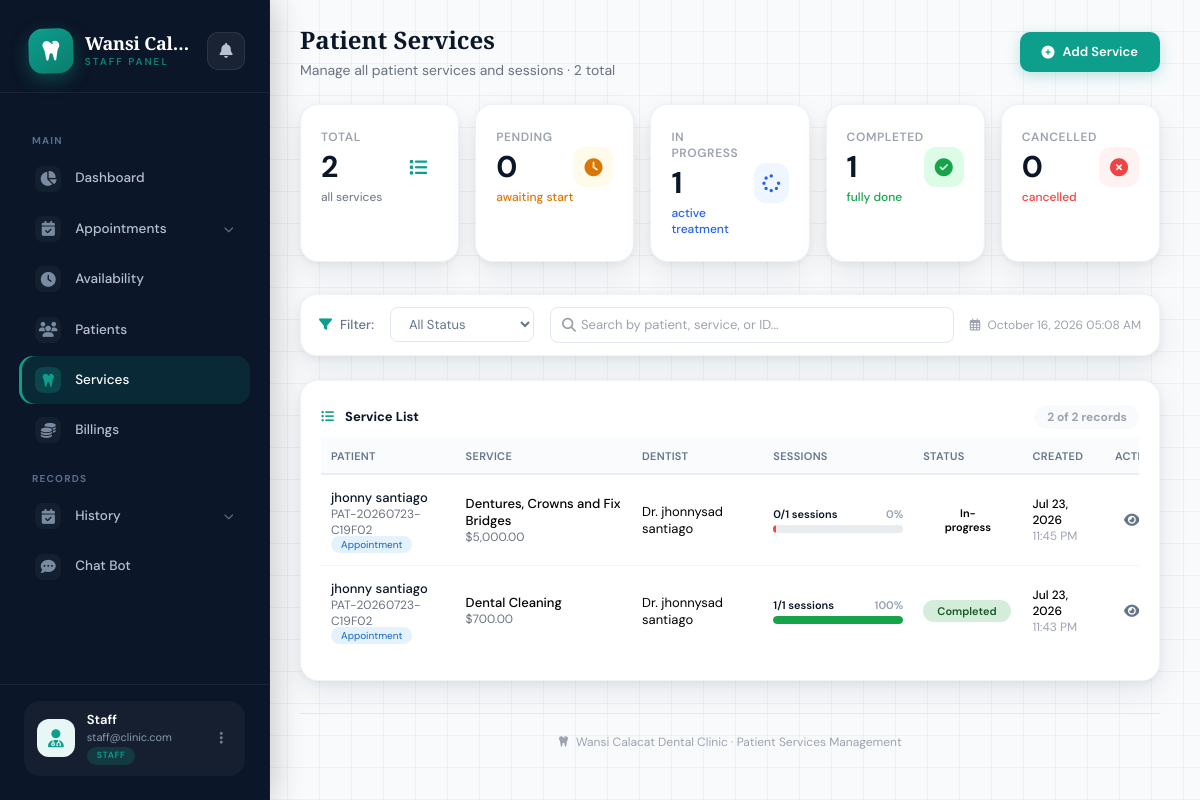
Page /pages/staff/patient_services.php on the committed database.
### tables this page shows
CREATE TABLE `patient_services` (
  `id` int NOT NULL AUTO_INCREMENT,
  `patient_id` int NOT NULL,
  `service_id` int NOT NULL,
  `dentist_id` int NOT NULL,
  `session_count` int NOT NULL DEFAULT '1',
  `total_sessions` int NOT NULL DEFAULT '1',
  `completed_sessions` int DEFAULT '0',
  `status` enum('pending','in-progress','completed','cancelled') DEFAULT 'pending',
  `appointment_date` datetime DEFAULT NULL,
  `notes` text,
  `created_at` timestamp NULL DEFAULT CURRENT_TIMESTAMP,
  `updated_at` timestamp NULL DEFAULT CURRENT_TIMESTAMP ON UPDATE CURRENT_TIMESTAMP,
  PRIMARY KEY (`id`),
  KEY `patient_id` (`patient_id`),
  KEY `service_id` (`service_id`),
  KEY `dentist_id` (`dentist_id`)
);

CREATE TABLE `patients` (
  `id` int NOT NULL AUTO_INCREMENT,
  `patient_id` varchar(50) NOT NULL,
  `full_name` varchar(150) NOT NULL,
  `age` int DEFAULT NULL,
  `gender` enum('Male','Female','Other','Prefer not to say') DEFAULT NULL,
  `phone` varchar(20) NOT NULL,
  `email` varchar(100) DEFAULT NULL,
  `address` text,
  `status` enum('active','inactive','pending') DEFAULT 'pending',
  `created_at` timestamp NULL DEFAULT CURRENT_TIMESTAMP,
  `updated_at` timestamp NULL DEFAULT CURRENT_TIMESTAMP ON UPDATE CURRENT_TIMESTAMP,
  `source` enum('walkin','appointment') DEFAULT 'walkin',
  `appointment_id` int DEFAULT NULL,
  PRIMARY KEY (`id`),
  UNIQUE KEY `patient_id` (`patient_id`),
  KEY `idx_patient_id` (`patient_id`),
  KEY `idx_full_name` (`full_name`),
  KEY `idx_phone` (`phone`),
  KEY `idx_email` (`email`),
  KEY `idx_status` (`status`),
  KEY `idx_source` (`source`),
  KEY `idx_appointment_id` (`appointment_id`)
);

CREATE TABLE `services` (
  `id` int NOT NULL AUTO_INCREMENT,
  `title` varchar(150) NOT NULL,
  `description` varchar(255) NOT NULL,
  `icon` varchar(50) NOT NULL DEFAULT 'fa-tooth',
  `duration` varchar(50) NOT NULL DEFAULT '30 min',
  `price` decimal(10,2) NOT NULL DEFAULT '0.00',
  `sort_order` int NOT NULL DEFAULT '0',
  `is_active` tinyint(1) NOT NULL DEFAULT '1',
  `image` varchar(255) DEFAULT NULL,
  `created_at` timestamp NULL DEFAULT CURRENT_TIMESTAMP,
  PRIMARY KEY (`id`)
);

CREATE TABLE `dentists` (
  `id` int NOT NULL AUTO_INCREMENT,
  `first_name` varchar(100) NOT NULL,
  `last_name` varchar(100) NOT NULL,
  `specialization` varchar(200) DEFAULT NULL,
  `email` varchar(100) NOT NULL,
  `phone` varchar(20) DEFAULT NULL,
  `license_number` varchar(50) DEFAULT NULL,
  `years_experience` int DEFAULT '0',
  `bio` text,
  `profile_image` varchar(255) DEFAULT NULL,
  `is_active` tinyint(1) DEFAULT '1',
  `created_at` timestamp NULL DEFAULT CURRENT_TIMESTAMP,
  `updated_at` timestamp NULL DEFAULT CURRENT_TIMESTAMP ON UPDATE CURRENT_TIMESTAMP,
  PRIMARY KEY (`id`),
  UNIQUE KEY `email` (`email`)
);

### pages/staff/patient_services.php (the view, shortened to what this page needs)
<?php
require '../../conn/conn.php';
        ?>
        <?php endif;
$status_filter = isset($_GET['status']) ? $_GET['status'] : '';
$search = isset($_GET['search']) ? $_GET['search'] : '';
$page = isset($_GET['page']) ? (int)$_GET['page'] : 1;
$limit = 10;
$offset = ($page - 1) * $limit;
$sql = "SELECT ps.*,
               p.full_name as patient_name, p.patient_id as patient_code, p.source,
               s.title as service_title, s.price,
               d.first_name as dentist_first, d.last_name as dentist_last,
               COUNT(ses.id) as total_sessions_count,
               SUM(CASE WHEN ses.status = 'completed' THEN 1 ELSE 0 END) as completed_sessions_count
        FROM patient_services ps
        JOIN patients p ON ps.patient_id = p.id
        JOIN services s ON ps.service_id = s.id
        JOIN dentists d ON ps.dentist_id = d.id
        LEFT JOIN service_sessions ses ON ps.id = ses.patient_service_id
        WHERE 1=1";
$count_sql = "SELECT COUNT(DISTINCT ps.id) as total
              FROM patient_services ps
              JOIN patients p ON ps.patient_id = p.id
              JOIN services s ON ps.service_id = s.id
              JOIN dentists d ON ps.dentist_id = d.id
              WHERE 1=1";
$params = [];
$types = "";
$sql .= " GROUP BY ps.id ORDER BY ps.created_at DESC LIMIT ? OFFSET ?";
$params[] = $limit;
$params[] = $offset;
$types .= "ii";
$count_stmt = $conn->prepare($count_sql);
$count_stmt->execute();
$count_result = $count_stmt->get_result();
$total_records = $count_result->fetch_assoc()['total'];
$stmt = $conn->prepare($sql);
if (!empty($params)) {
    $stmt->bind_param($types, ...$params);
}
$stmt->execute();
$result = $stmt->get_result();
$services = $result->fetch_all(MYSQLI_ASSOC);
$total = count($services);
$stats = $conn->query("
    SELECT
        COUNT(*) as total,
        SUM(CASE WHEN status = 'pending' THEN 1 ELSE 0 END) as pending,
        SUM(CASE WHEN status = 'in-progress' THEN 1 ELSE 0 END) as in_progress,
        SUM(CASE WHEN status = 'completed' THEN 1 ELSE 0 END) as completed,
        SUM(CASE WHEN status = 'cancelled' THEN 1 ELSE 0 END) as cancelled
    FROM patient_services
")->fetch_assoc();
include 'ssidebar.php';
?>
<!DOCTYPE html>
<html lang="en">
<head>
    <script src="https://cdn.tailwindcss.com"></script>
    <link rel="stylesheet" href="https://cdnjs.cloudflare.com/ajax/libs/font-awesome/6.4.0/css/all.min.css">
</head>
<body>
<div class="main-content">
    <main class="py-6 px-4">
        <div class="container-modern">
            <div class="flex flex-wrap items-center justify-between gap-4 mb-6">
                <div>
                    <h1 class="text-2xl font-bold text-dark-blue flex items-center gap-3">
                         Patient Services
                    </h1>
                    <p class="text-sm text-gray-500 mt-1">Manage all patient services and sessions · <span id="totalCount"><?= $stats['total'] ?? 0 ?></span> total</p>
                </div>
                <div class="flex flex-wrap gap-2">
                    <button onclick="showCreateModal()" class="btn-primary">
                        <i class="fas fa-plus-circle"></i> Add Service
                    </button>
                </div>
            </div>
            <div class="grid grid-cols-2 lg:grid-cols-5 gap-4 mb-8">
                <div class="stat-card" onclick="filterByStatus('all')">
                    <div class="flex items-center justify-between">
                        <div>
                            <p class="text-xs font-semibold text-gray-400 uppercase tracking-wider">Total</p>
                            <p class="text-3xl font-bold text-dark-blue mt-1"><?= $stats['total'] ?? 0 ?></p>
                            <p class="text-xs text-gray-500 mt-1">all services</p>
                        </div>
                        <div class="stat-icon bg-teal-light text-teal">
                            <i class="fas fa-list"></i>
                        </div>
                    </div>
                </div>
                <div class="stat-card" onclick="filterByStatus('pending')">
                    <div class="flex items-center justify-between">
                        <div>
                            <p class="text-xs font-semibold text-gray-400 uppercase tracking-wider">Pending</p>
                            <p class="text-3xl font-bold text-dark-blue mt-1"><?= $stats['pending'] ?? 0 ?></p>
                            <p class="text-xs text-amber-600 font-medium mt-1">awaiting start</p>
                        </div>
                        <div class="stat-icon bg-amber-50 text-amber-600">
                            <i class="fas fa-clock"></i>
                        </div>
                    </div>
                </div>
                <div class="stat-card" onclick="filterByStatus('in-progress')">
                    <div class="flex items-center justify-between">
                        <div>
                            <p class="text-xs font-semibold text-gray-400 uppercase tracking-wider">In Progress</p>
                            <p class="text-3xl font-bold text-dark-blue mt-1"><?= $stats['in_progress'] ?? 0 ?></p>
                            <p class="text-xs text-blue-600 font-medium mt-1">active treatment</p>
                        </div>
                        <div class="stat-icon bg-blue-50 text-blue-600">
                            <i class="fas fa-spinner"></i>
                        </div>
                    </div>
                </div>
                <div class="stat-card" onclick="filterByStatus('completed')">
                    <div class="flex items-center justify-between">
                        <div>
                            <p class="text-xs font-semibold text-gray-400 uppercase tracking-wider">Completed</p>
                            <p class="text-3xl font-bold text-dark-blue mt-1"><?= $stats['completed'] ?? 0 ?></p>
                            <p class="text-xs text-green-600 font-medium mt-1">fully done</p>
                        </div>
                        <div class="stat-icon bg-green-100 text-green-600">
                            <i class="fas fa-check-circle"></i>
                        </div>
                    </div>
                </div>
                <div class="stat-card" onclick="filterByStatus('cancelled')">
                    <div class="flex items-center justify-between">
                        <div>
                            <p class="text-xs font-semibold text-gray-400 uppercase tracking-wider">Cancelled</p>
                            <p class="text-3xl font-bold text-dark-blue mt-1"><?= $stats['cancelled'] ?? 0 ?></p>
                            <p class="text-xs text-red-500 font-medium mt-1">cancelled</p>
                        </div>
                        <div class="stat-icon bg-red-50 text-red-500">
                            <i class="fas fa-times-circle"></i>
                        </div>
                    </div>
                </div>
            </div>
            <div class="filter-bar">
                <div class="filter-group">
                    <i class="fas fa-filter text-teal"></i>
                    <span class="font-medium">Filter:</span>
                </div>
                <div class="filter-group">
                    <select id="statusFilter" name="status" class="w-36">
                        <option value="all" <?= $status_filter === 'all' || empty($status_filter) ? 'selected' : '' ?>>All Status</option>
                    </select>
                </div>
                <div class="filter-group flex-1 min-w-[200px]">
                    <div class="relative w-full">
                        <i class="fas fa-search absolute left-3 top-1/2 transform -translate-y-1/2 text-gray-400 text-sm"></i>
                        <input type="text" id="searchInput"
                               placeholder="Search by patient, service, or ID..."
                               class="w-full pl-10 pr-4 py-2 border border-gray-200 rounded-lg"
                               style="padding-left:30px !important"
                               value="<?= htmlspecialchars($search) ?>"
                               autocomplete="off">
                    </div>
                </div>
                <span class="text-xs text-gray-400 ml-auto hidden lg:inline">
                    <i class="far fa-calendar-alt mr-1"></i> <?= date('F d, Y h:i A') ?>
                </span>
            </div>
            <div class="dashboard-card">
                <div class="card-title">
                    <span><i class="fas fa-list-ul mr-2 text-teal"></i> Service List</span>
                    <span class="text-xs text-gray-400 bg-gray-50 px-3 py-1 rounded-full" id="recordCount">
                        <?= $total ?> of <?= $total_records ?> records
                    </span>
                </div>
                <div class="table-container">
                    <table class="services-table">
                        <thead>
                            <tr>
                                <th>Patient</th>
                                <th>Service</th>
                                <th>Dentist</th>
                                <th>Sessions</th>
                                <th>Status</th>
                                <th>Created</th>
                                <th class="text-center" style="min-width:100px;">Actions</th>
                            </tr>
                        </thead>
                        <tbody id="servicesBody">
                            <?php if ($total > 0): ?>
                            <?php foreach ($services as $service):
                                $done = (int)($service['completed_sessions_count'] ?? 0);
                                $tot = (int)($service['total_sessions'] ?? 0);
                                $pct = $tot > 0 ? round(($done / $tot) * 100) : 0;
                                $pct = max(0, min(100, $pct));
                                $barClass = $pct >= 100 ? 'done' : ($pct >= 67 ? 'high' : ($pct >= 34 ? 'mid' : 'low'));
                            ?>
                            <tr id="row-<?= $service['id'] ?>">
                                <td>
                                    <div class="font-medium text-dark-blue"><?= htmlspecialchars($service['patient_name']) ?></div>
                                    <div class="text-xs text-gray-500"><?= htmlspecialchars($service['patient_code']) ?></div>
                                    <span class="badge <?= $service['source'] == 'walkin' ? 'badge-walkin' : 'badge-appointment' ?>" style="font-size:10px; padding:2px 10px; border-radius:12px;">
                                        <?= ucfirst($service['source'] ?? 'N/A') ?>
                                    </span>
                                </td>
                                <td>
                                    <div class="font-medium"><?= htmlspecialchars($service['service_title']) ?></div>
                                    <div class="text-xs text-gray-500">$<?= number_format($service['price'] ?? 0, 2) ?></div>
                                </td>
                                <td>
                                    Dr. <?= htmlspecialchars($service['dentist_first'] . ' ' . $service['dentist_last']) ?>
                                </td>
                                <td>
                                    <div class="session-progress">
                                        <div class="progress-labels">
                                            <span class="progress-count"><?= $done ?>/<?= $tot ?> sessions</span>
                                            <span class="progress-pct"><?= $pct ?>%</span>
                                        </div>
                                        <div class="progress">
                                            <div class="progress-bar <?= $barClass ?>" style="width: <?= $pct ?>%;"></div>
                                        </div>
                                    </div>
                                </td>
                                <td>
                                    <span class="status-badge status-<?= str_replace('-', '', $service['status']) ?>">
                                        <?= ucfirst($service['status']) ?>
                                    </span>
                                </td>
                                <td>
                                    <div class="text-xs">
                                        <div class="font-medium"><?= date('M d, Y', strtotime($service['created_at'])) ?></div>
                                        <div class="text-gray-400"><?= date('g:i A', strtotime($service['created_at'])) ?></div>
                                    </div>
                                </td>
                                <td>
                                    <div class="action-icons flex items-center justify-center gap-0">
                                        <button onclick="viewService(<?= $service['id'] ?>)" title="View Details" class="hover:bg-teal-light">
                                            <i class="fas fa-eye"></i>
                                        </button>
                                    </div>
                                </td>
                            </tr>
                            <?php endforeach; ?>
                            <?php endif; ?>
                        </tbody>
                    </table>
                </div>
            </div>
            <div class="mt-8 text-center text-xs text-gray-400 border-t border-gray-200 pt-5">
                <i class="fas fa-tooth mr-1 text-teal/50"></i>
                Wansi Calacat Dental Clinic · Patient Services Management
            </div>
        </div>
    </main>
</div>
</body>
</html>

### rows in the picture
patient_services: patient.full_name "jhonny santiago", patient.patient_id "PAT-20260723-C19F02", patient.source "Appointment", service.title "Dentures, Crowns and Fix Bridges", service.price "5,000.00", dentist.last_name "jhonnysad santiago", done "0", total_sessions "1", pct "0", status "In-progress", created_at "Jul 23, 2026", created_at "11:45 PM"
patient_services: patient.full_name "jhonny santiago", patient.patient_id "PAT-20260723-C19F02", patient.source "Appointment", service.title "Dental Cleaning", service.price "700.00", dentist.last_name "jhonnysad santiago", done "1", total_sessions "1", pct "100", status "Completed", created_at "Jul 23, 2026", created_at "11:43 PM"

### other values in the picture
$user_name "Staff"
$user_email "staff@clinic.com"
$user_role "STAFF"
$stats['total'] "2"
$stats['pending'] "0"
$stats['in_progress'] "1"
$stats['completed'] "1"
$stats['cancelled'] "0"
$total "2"
$total_records "2"
